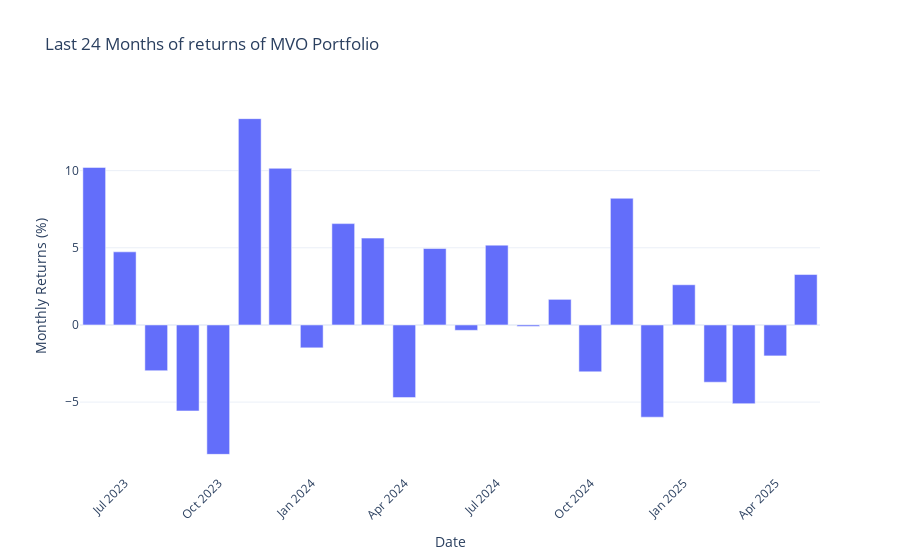

Here is the notebook cell this chart was saved with:
### Code cell
plot_monthly_cumulative_returns(monthly_statistics_df = MVO_monthly_statistics,
                                lookback_period = 24,
                                chart_title= " Last 24 Months of returns of MVO Portfolio")

### Figure 1 — Plotly figure (JSON) as saved in the notebook; plotly's stock layout.template omitted (floating-point values rounded to 4 significant figures)
{"data": [{"alignmentgroup": "True", "hovertemplate": "Date=%{x}<br>Monthly Returns (%)=%{y}<extra></extra>", "legendgroup": "", "marker": {"color": "#636efa", "pattern": {"shape": ""}}, "name": "", "offsetgroup": "", "orientation": "v", "showlegend": false, "textposition": "auto", "type": "bar", "x": ["2023-06-01T00:00:00", "2023-07-01T00:00:00", "2023-08-01T00:00:00", "2023-09-01T00:00:00", "2023-10-01T00:00:00", "2023-11-01T00:00:00", "2023-12-01T00:00:00", "2024-01-01T00:00:00", "2024-02-01T00:00:00", "2024-03-01T00:00:00", "2024-04-01T00:00:00", "2024-05-01T00:00:00", "2024-06-01T00:00:00", "2024-07-01T00:00:00", "2024-08-01T00:00:00", "2024-09-01T00:00:00", "2024-10-01T00:00:00", "2024-11-01T00:00:00", "2024-12-01T00:00:00", "2025-01-01T00:00:00", "2025-02-01T00:00:00", "2025-03-01T00:00:00", "2025-04-01T00:00:00", "2025-05-01T00:00:00"], "xaxis": "x", "y": [10.21, 4.737, -2.967, -5.573, -8.385, 13.37, 10.15, -1.484, 6.565, 5.626, -4.708, 4.95, -0.3502, 5.171, -0.09365, 1.658, -3.039, 8.208, -5.977, 2.603, -3.711, -5.102, -2.006, 3.266], "yaxis": "y"}], "layout": {"barmode": "relative", "legend": {"tracegroupgap": 0}, "title": {"text": " Last 24 Months of returns of MVO Portfolio"}, "xaxis": {"anchor": "y", "domain": [0, 1], "tickangle": -45, "title": {"text": "Date"}}, "yaxis": {"anchor": "x", "domain": [0, 1], "title": {"text": "Monthly Returns (%)"}}}}
